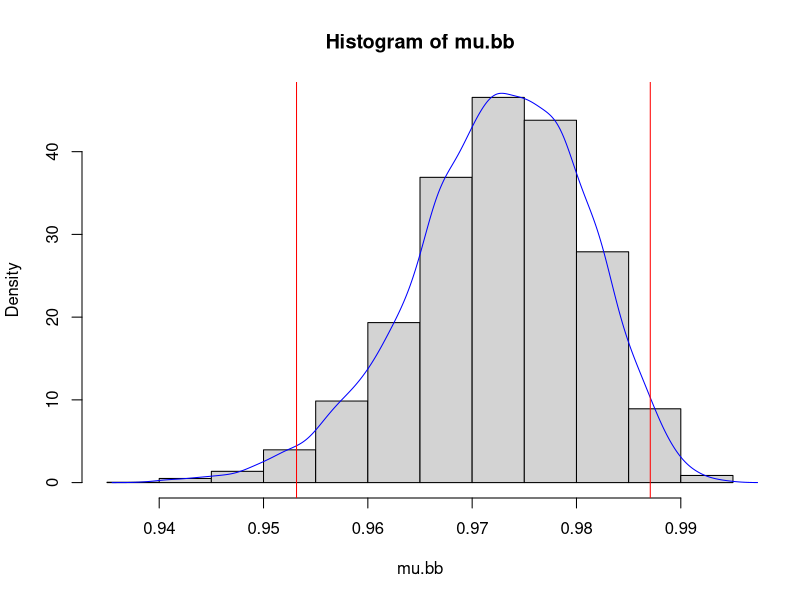
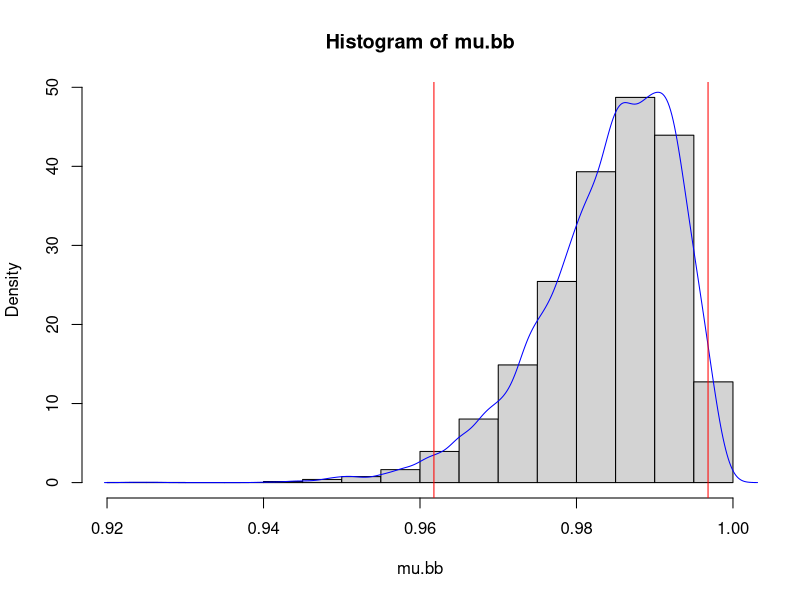
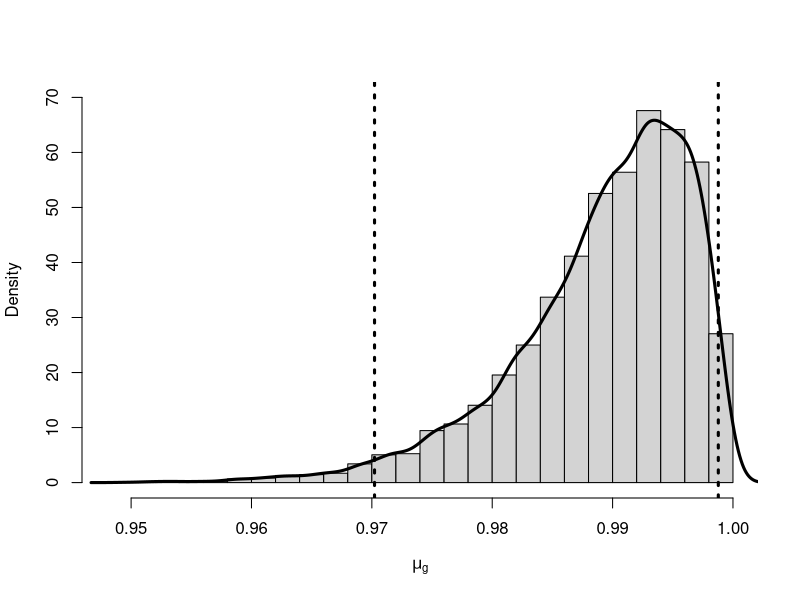
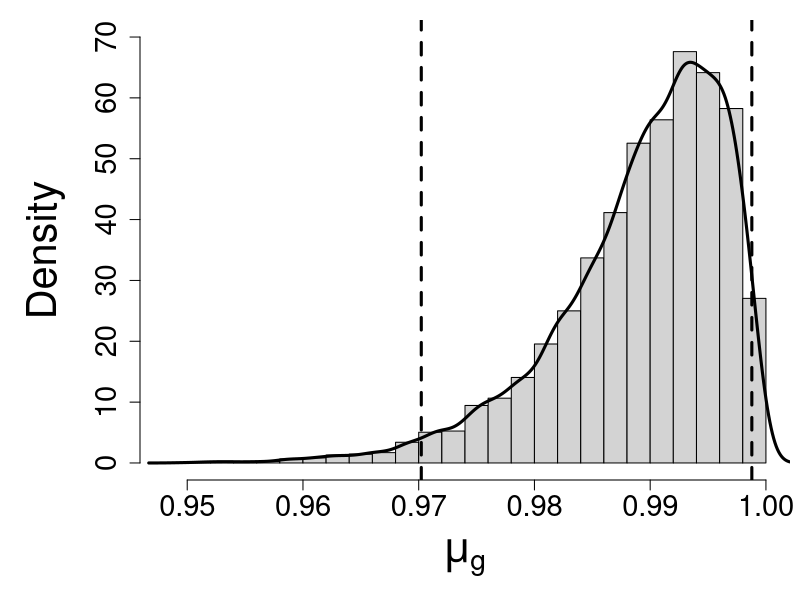
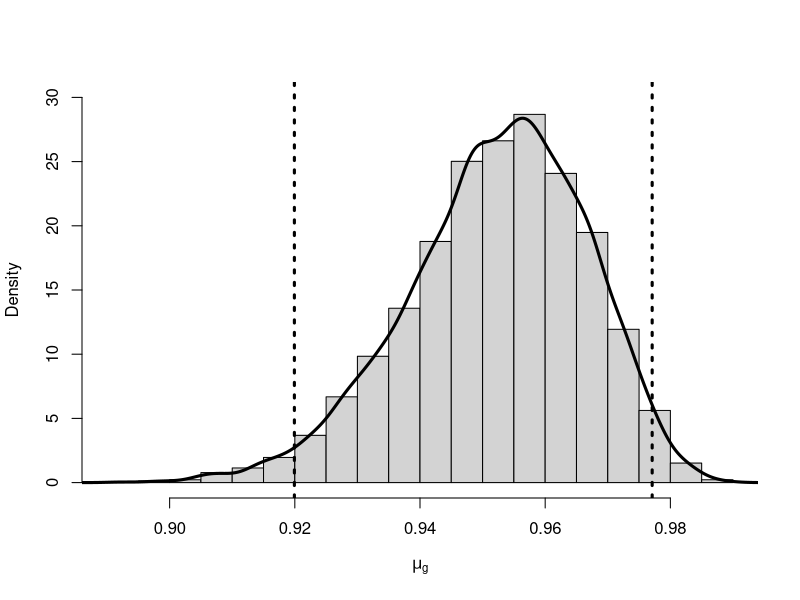
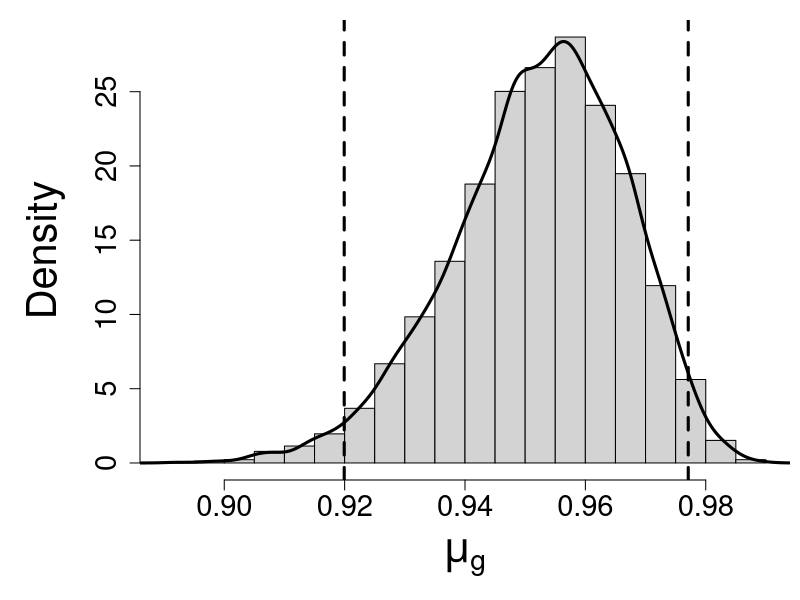

Generate these figures, in order, with R:

l1.dist = function(x, y, range)
{
    d = as.numeric(abs(x - y) / range)
    d
}

row.dist = function(x, dist, range)
{
    d = NULL
    n = length(x)
    for (i in 1:(n - 1))
        for (j in (i + 1):n)
            d = c(d, dist(x[i], x[j], range))
    d = d[! is.na(d)]
    d
}

delta.est = function(data, dist, range)
{
    n = nrow(data)
    probs = numeric(n)
    for (i in 1:n)
        probs[i] = 1 - mean(row.dist(data[i, ], dist, range))
    probs = probs[! is.na(probs)]
    mean(probs)
}

delta.probs = function(data, dist, range)
{
    n = nrow(data)
    probs = numeric(n)
    for (i in 1:n)
        probs[i] = 1 - mean(row.dist(data[i, ], dist, range))
    probs = probs[! is.na(probs)]
    probs
}


liver = read.csv("liver.csv", header = TRUE)
n = nrow(liver)

# overall

delta.est(liver, l1.dist, 4)

probs = delta.probs(liver, l1.dist, 4)
lo = mean(probs) - 2 * sd(probs) / sqrt(n)
hi = mean(probs) + 2 * sd(probs) / sqrt(n)
ci.clt = c(lo, hi)
b = 10000
mu.bb = numeric(b)
for (k in 1:b)
{
    u = runif(n - 1)
    g = diff(c(0, sort(u), 1))
    mu.bb[k] = g %*% probs
}
alpha = pnorm(sqrt(n / (n - 1)) * qt(0.025, df = n - 1))
ci = quantile(mu.bb, c(alpha, 1 - alpha))
mean(mu.bb)

dev.new()
hist(mu.bb, prob = TRUE)
lines(density(mu.bb), col = "blue")
abline(v = ci, col = "red")

# intra 1

delta.est(liver[, 1:2], l1.dist, 4)

probs = delta.probs(liver[, 1:2], l1.dist, 4)
lo = mean(probs) - 2 * sd(probs) / sqrt(n)
hi = mean(probs) + 2 * sd(probs) / sqrt(n)
ci.clt = c(lo, hi)
b = 10000
mu.bb = numeric(b)
for (k in 1:b)
{
    u = runif(n - 1)
    g = diff(c(0, sort(u), 1))
    mu.bb[k] = g %*% probs
}
alpha = pnorm(sqrt(n / (n - 1)) * qt(0.025, df = n - 1))
ci = quantile(mu.bb, c(alpha, 1 - alpha))
mean(mu.bb)

dev.new()
hist(mu.bb, prob = TRUE)
lines(density(mu.bb), col = "blue")
abline(v = ci, col = "red")

# intra 2

delta.est(liver[, 3:4], l1.dist, 4)

probs = delta.probs(liver[, 3:4], l1.dist, 4)
lo = mean(probs) - 2 * sd(probs) / sqrt(n)
hi = mean(probs) + 2 * sd(probs) / sqrt(n)
ci.clt = c(lo, hi)
b = 10000
mu.bb = numeric(b)
for (k in 1:b)
{
    u = runif(n - 1)
    g = diff(c(0, sort(u), 1))
    mu.bb[k] = g %*% probs
}
alpha = pnorm(sqrt(n / (n - 1)) * qt(0.025, df = n - 1))
ci = quantile(mu.bb, c(alpha, 1 - alpha))
mean(mu.bb)
median(mu.bb)

dev.new()
hist(mu.bb, prob = TRUE, xlab = expression(mu[g]), ylim = c(0, 70), breaks = 30, main = "")
lines(density(mu.bb), lwd = 3)
abline(v = ci, lwd = 3, lty = 3)

dev.new()
pdf(file = "rad2.pdf")
par(mai = c(1, 0.9, 0.1, 0.2))
par(mar = c(6, 7, 1, 0.5))
par(mgp = c(4, 1, 0))
par(cex.lab = 2.5)
par(cex.axis = 1.75)
hist(mu.bb, prob = TRUE, xlab = expression(mu[g]), ylim = c(0, 70), breaks = 30, main = "")
lines(density(mu.bb), lwd = 3)
abline(v = ci, lwd = 3, lty = 2)
dev.off()

# max metric

l1.dist = function(x, y)
{
  d = as.numeric(abs(x - y))
  d
}

row.dist = function(x, dist, range)
{
  d = NULL
  n = length(x)
  for (i in 1:(n - 1))
    for (j in (i + 1):n)
      d = c(d, dist(x[i], x[j]))
  d = d[! is.na(d)]
  d = max(d) / range
}

delta.est = function(data, dist, range)
{
  n = nrow(data)
  probs = numeric(n)
  for (i in 1:n)
    probs[i] = 1 - row.dist(data[i, ], dist, range)
  probs = probs[! is.na(probs)]
  mean(probs)
}

delta.probs = function(data, dist, range)
{
  n = nrow(data)
  probs = numeric(n)
  for (i in 1:n)
    probs[i] = 1 - row.dist(data[i, ], dist, range)
  probs = probs[! is.na(probs)]
  probs
}

liver = read.csv("liver.csv", header = TRUE)
n = nrow(liver)

# overall

delta.est(liver, l1.dist, 4)

probs = delta.probs(liver, l1.dist, 4)
lo = mean(probs) - 2 * sd(probs) / sqrt(n)
hi = mean(probs) + 2 * sd(probs) / sqrt(n)
ci.clt = c(lo, hi)
b = 10000
mu.bb = numeric(b)
for (k in 1:b)
{
  u = runif(n - 1)
  g = diff(c(0, sort(u), 1))
  mu.bb[k] = g %*% probs
}
alpha = pnorm(sqrt(n / (n - 1)) * qt(0.025, df = n - 1))
ci = quantile(mu.bb, c(alpha, 1 - alpha))
mean(mu.bb)

dev.new()
hist(mu.bb, prob = TRUE, xlab = expression(mu[g]), ylim = c(0, 30), breaks = 30, main = "")
lines(density(mu.bb), lwd = 3)
abline(v = ci, lwd = 3, lty = 3)

dev.new()
pdf(file = "rad_max.pdf")
par(mai = c(1, 0.9, 0.1, 0.2))
par(mar = c(6, 7, 1, 0.5))
par(mgp = c(4, 1, 0))
par(cex.lab = 2.5)
par(cex.axis = 1.75)
hist(mu.bb, prob = TRUE, xlab = expression(mu[g]), breaks = 30, main = "")
lines(density(mu.bb), lwd = 3)
abline(v = ci, lwd = 3, lty = 2)
dev.off()

